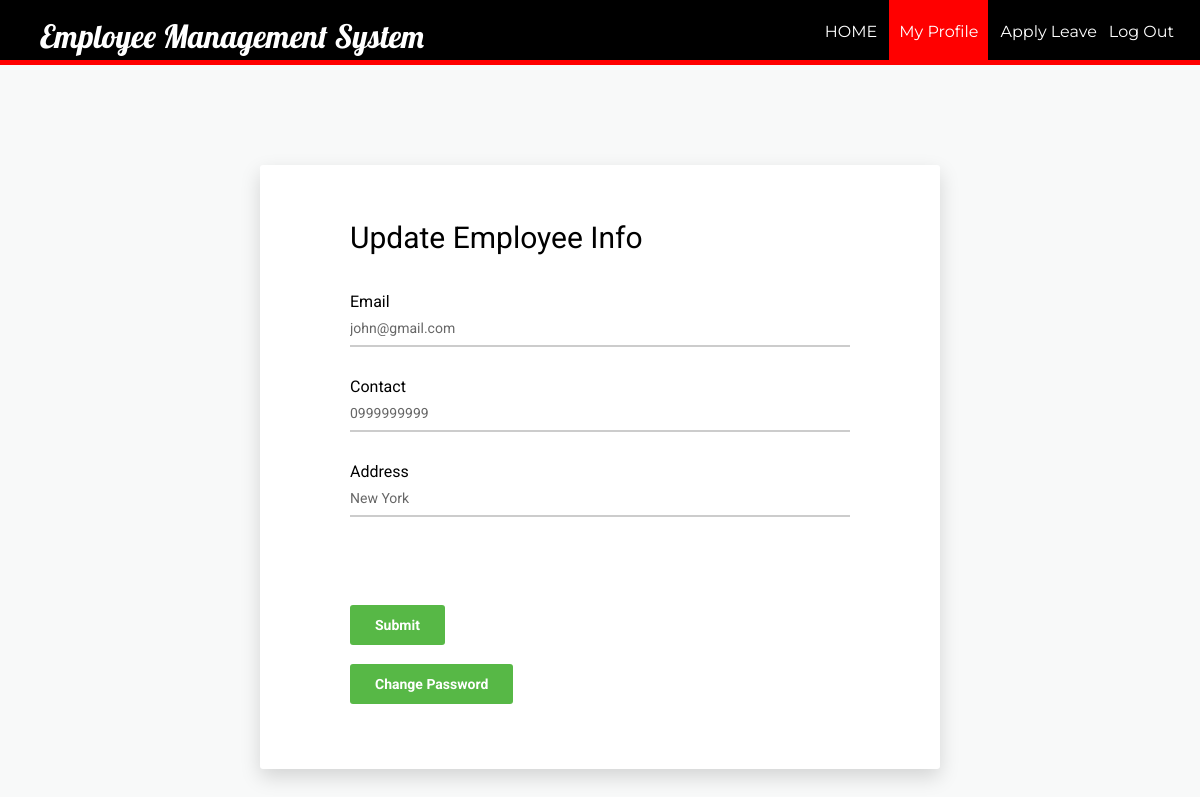
The app's page /Employee_Management_System/myprofileup.php?id=2 with its own data.
### tables this page shows
CREATE TABLE `employee` (
  `id` int(11) NOT NULL,
  `firstName` varchar(100) NOT NULL,
  `lastName` varchar(100) NOT NULL,
  `email` varchar(100) NOT NULL,
  `password` text NOT NULL,
  `birthday` date NOT NULL,
  `gender` varchar(10) NOT NULL,
  `contact` varchar(20) NOT NULL,
  `nid` int(20) NOT NULL,
  `address` varchar(100) DEFAULT NULL,
  `dept` varchar(100) NOT NULL,
  `degree` varchar(100) NOT NULL,
  `pic` text NOT NULL
);

### Employee_Management_System/myprofileup.php (the view, shortened to what this page needs)
<?php
require_once ('process/dbh.php');
?>
<?php
  $id = (isset($_GET['id']) ? $_GET['id'] : '');
  $sql = "SELECT * from `employee` WHERE id=$id";
  $result = mysqli_query($conn, $sql);
  if($result){
  while($res = mysqli_fetch_assoc($result)){
  $email = $res['email'];
  $contact = $res['contact'];
  $address = $res['address'];
}
}
?>
<html>
<head>
    <link href="vendor/mdi-font/css/material-design-iconic-font.min.css" rel="stylesheet" media="all">
    <link href="vendor/font-awesome-4.7/css/font-awesome.min.css" rel="stylesheet" media="all">
    <link href="vendor/select2/select2.min.css" rel="stylesheet" media="all">
    <link href="vendor/datepicker/daterangepicker.css" rel="stylesheet" media="all">
    <link href="css/main.css" rel="stylesheet" media="all">
</head>
<body>
  <header>
    <nav>
      <h1>Employee Management System</h1>
      <ul id="navli">
        <li><a class="homeblack" href="eloginwel.php?id=<?php echo $id?>"">HOME</a></li>
        <li><a class="homered" href="myprofile.php?id=<?php echo $id?>"">My Profile</a></li>
        <li><a class="homeblack" href="applyleave.php?id=<?php echo $id?>"">Apply Leave</a></li>
        <li><a class="homeblack" href="elogin.html">Log Out</a></li>
      </ul>
    </nav>
  </header>
  <div class="divider"></div>
  <div class="page-wrapper bg-blue p-t-100 p-b-100 font-robo">
        <div class="wrapper wrapper--w680">
            <div class="card card-1">
                <div class="card-body">
                    <h2 class="title">Update Employee Info</h2>
                    <form id = "registration" action="myprofileup.php" method="POST">
                        <div class="input-group">
                          <p>Email</p>
                            <input class="input--style-1" type="email"  name="email" value="<?php echo $email;?>">
                        </div>
                        <div class="input-group">
                          <p>Contact</p>
                            <input class="input--style-1" type="number" name="contact" value="<?php echo $contact;?>">
                        </div>
                         <div class="input-group">
                          <p>Address</p>
                            <input class="input--style-1" type="text"  name="address" value="<?php echo $address;?>">
                        </div>
                        <input type="hidden" name="id" id="textField" value="<?php echo $id;?>" required="required"><br><br>
                        <div class="p-t-20">
                            <button class="btn btn--radius btn--green" type="submit" name="update">Submit</button>
                        </div>
                    </form>
                    <br>
                    <button class="btn btn--radius btn--green" onclick="window.location.href = 'changepassemp.php?id=<?php echo $id?>';">Change Password</button>
                </div>
            </div>
        </div>
    </div>
</body>
</html>

### Employee_Management_System/css/main.css (style rules this page uses)
body { margin: 0px; }
header { background: black; color: white; padding: 16px 20px 6px 40px; height: 60px; }
header h1 { display: inline; font-family: 'Lobster', cursive; font-weight: 400; font-size: 32px; float: left; margin-top: 0px; margin-right: 10px; }
nav ul { display: inline; padding: 6px; float: right; }
nav ul li { display: inline-block; list-style-type: none; color: white; float: left; margin-left: 12px; }
nav ul li a { color: white; text-decoration: none; }
#navli { font-family: 'Montserrat', sans-serif; }
.homered { background-color: red; padding: 30px 10px 22px 10px; }
.divider { background-color: red; height: 5px; }
.font-robo { font-family: "Roboto", "Arial", "Helvetica Neue", sans-serif; }
html { -webkit-box-sizing: border-box; -moz-box-sizing: border-box; box-sizing: border-box; }
* { padding: 0; margin: 0; }
*, *:before, *:after { -webkit-box-sizing: inherit; -moz-box-sizing: inherit; box-sizing: inherit; }
h2, h3, h4, h5, h6, blockquote, p, pre, dl, dd, ol, ul, figure, hr, fieldset, legend { margin: 0; padding: 0; }
button { outline: none; background: none; border: none; }
.page-wrapper { min-height: 100vh; }
h1, h2, h3, h4, h5, h6 { font-weight: 400; }
h1 { font-size: 36px; }
h2 { font-size: 30px; }
.bg-blue { background: #F8F9F9; }
.p-t-100 { padding-top: 100px; }
.p-t-20 { padding-top: 20px; }
.p-b-100 { padding-bottom: 100px; }
.wrapper { margin: 0 auto; }
.wrapper--w680 { max-width: 680px; }
.btn { line-height: 40px; display: inline-block; padding: 0 25px; cursor: pointer; font-family: "Roboto", "Arial", "Helvetica Neue", sans-serif; color: #fff; -webkit-transition: all 0.4s ease; -o-transition: all 0.4s ease; -moz-transition: all 0.4s ease; transition: all 0.4s ease; font-size: 14px; font-weight: 700; }
.btn--radius { -webkit-border-radius: 3px; -moz-border-radius: 3px; border-radius: 3px; }
.btn--green { background: #57b846; }
input { outline: none; margin: 0; border: none; -webkit-box-shadow: none; -moz-box-shadow: none; box-shadow: none; width: 100%; font-size: 14px; font-family: inherit; }
.input-group { position: relative; margin-bottom: 30px; border-bottom: 2px solid #ccc; }
.input--style-1 { padding: 9px 0; color: #666; }
.title { margin-bottom: 37px; }
.card { overflow: hidden; -webkit-border-radius: 3px; -moz-border-radius: 3px; border-radius: 3px; background: #fff; }
.card-1 { -webkit-box-shadow: 0px 8px 20px 0px rgba(0, 0, 0, 0.15); -moz-box-shadow: 0px 8px 20px 0px rgba(0, 0, 0, 0.15); box-shadow: 0px 8px 20px 0px rgba(0, 0, 0, 0.15); }
.card-1 .card-body { padding: 0 90px; padding-top: 55px; padding-bottom: 65px; }

### records on screen
employee: email "john@gmail.com", contact "0999999999", address "New York"
